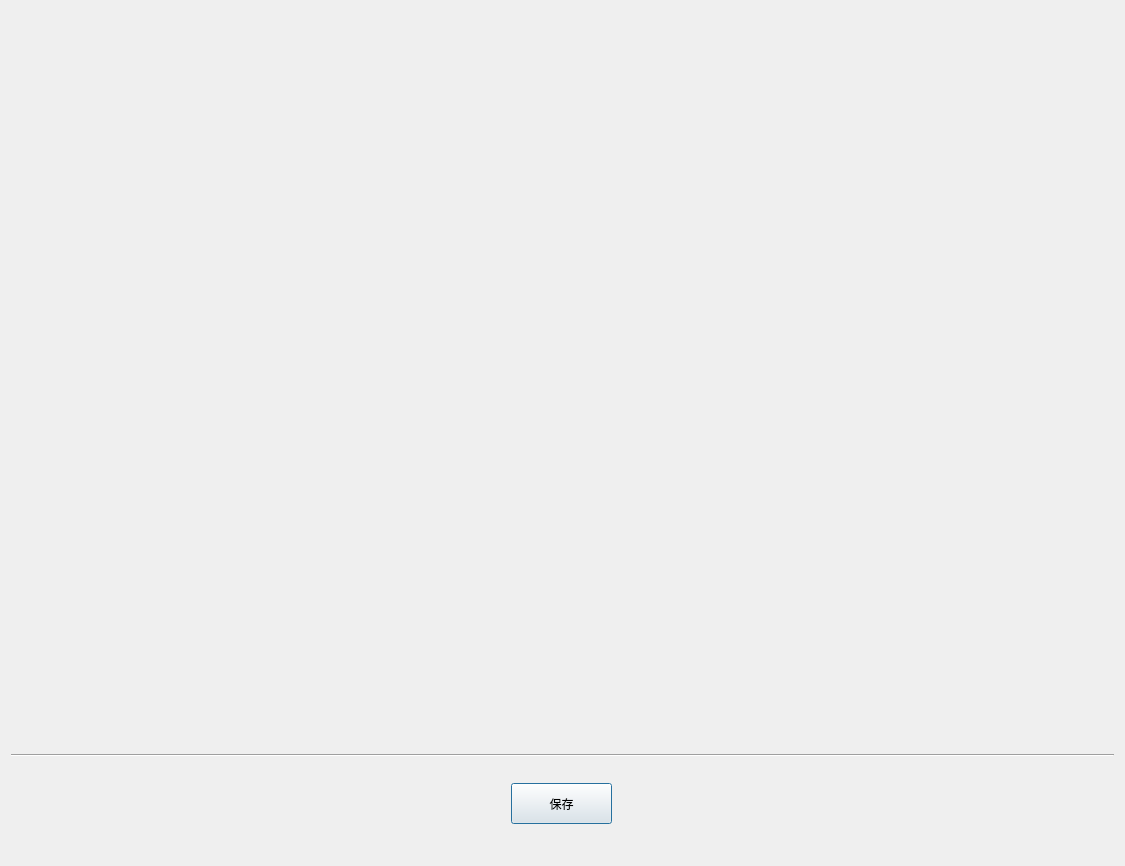
<?xml version="1.0" encoding="UTF-8"?>
<ui version="4.0">
 <class>Dialog</class>
 <widget class="QDialog" name="Dialog">
  <property name="geometry">
   <rect>
    <x>0</x>
    <y>0</y>
    <width>1125</width>
    <height>866</height>
   </rect>
  </property>
  <property name="minimumSize">
   <size>
    <width>1125</width>
    <height>866</height>
   </size>
  </property>
  <property name="maximumSize">
   <size>
    <width>1125</width>
    <height>866</height>
   </size>
  </property>
  <property name="windowTitle">
   <string>深度学习</string>
  </property>
  <layout class="QVBoxLayout" name="verticalLayout" stretch="8,1,1">
   <item>
    <widget class="QWidget" name="widget" native="true"/>
   </item>
   <item>
    <widget class="Line" name="line">
     <property name="orientation">
      <enum>Qt::Horizontal</enum>
     </property>
    </widget>
   </item>
   <item>
    <widget class="QWidget" name="widget_2" native="true">
     <widget class="QPushButton" name="pushButton">
      <property name="geometry">
       <rect>
        <x>500</x>
        <y>20</y>
        <width>101</width>
        <height>41</height>
       </rect>
      </property>
      <property name="text">
       <string>保存</string>
      </property>
     </widget>
    </widget>
   </item>
  </layout>
 </widget>
 <resources/>
 <connections/>
</ui>
